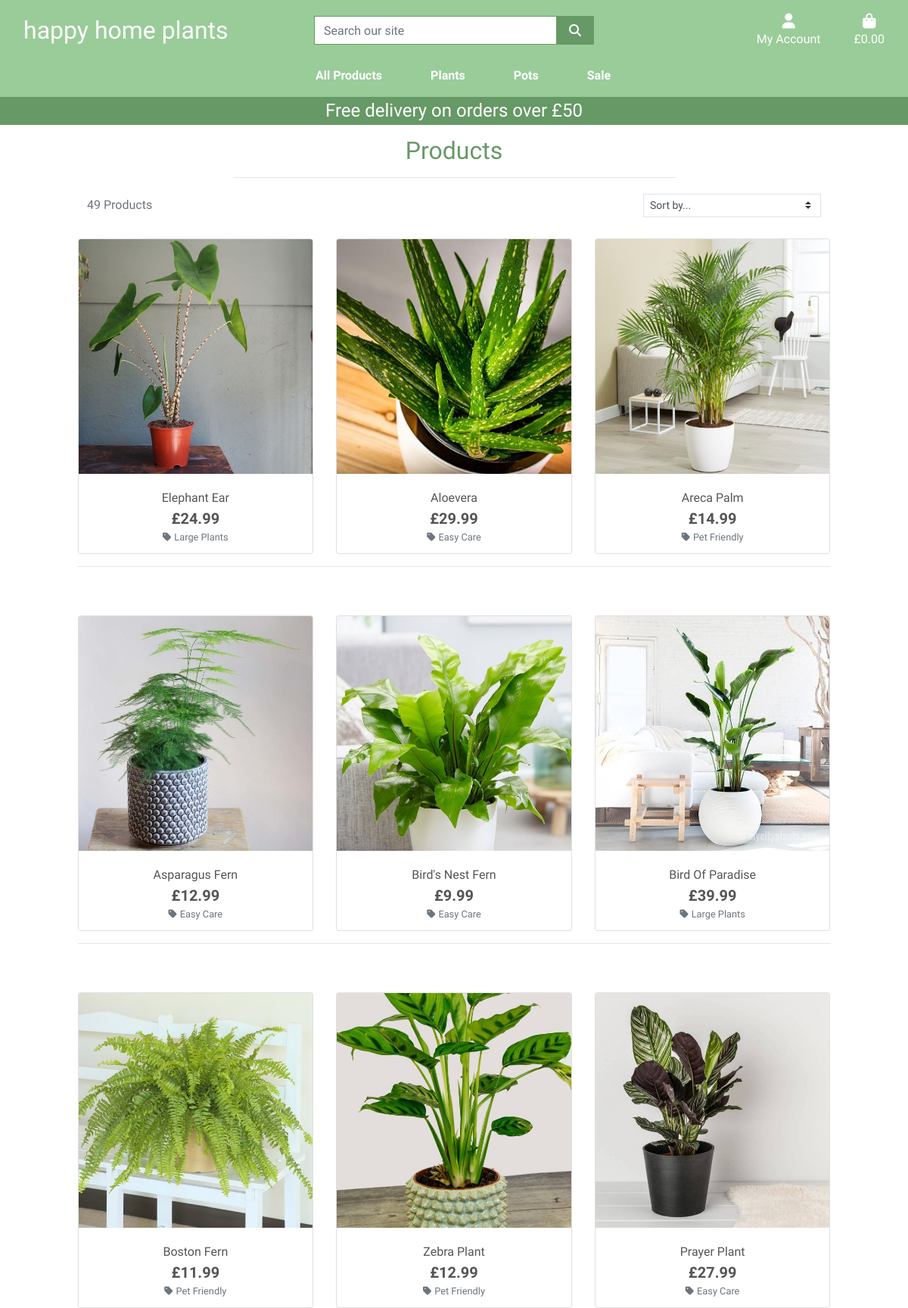
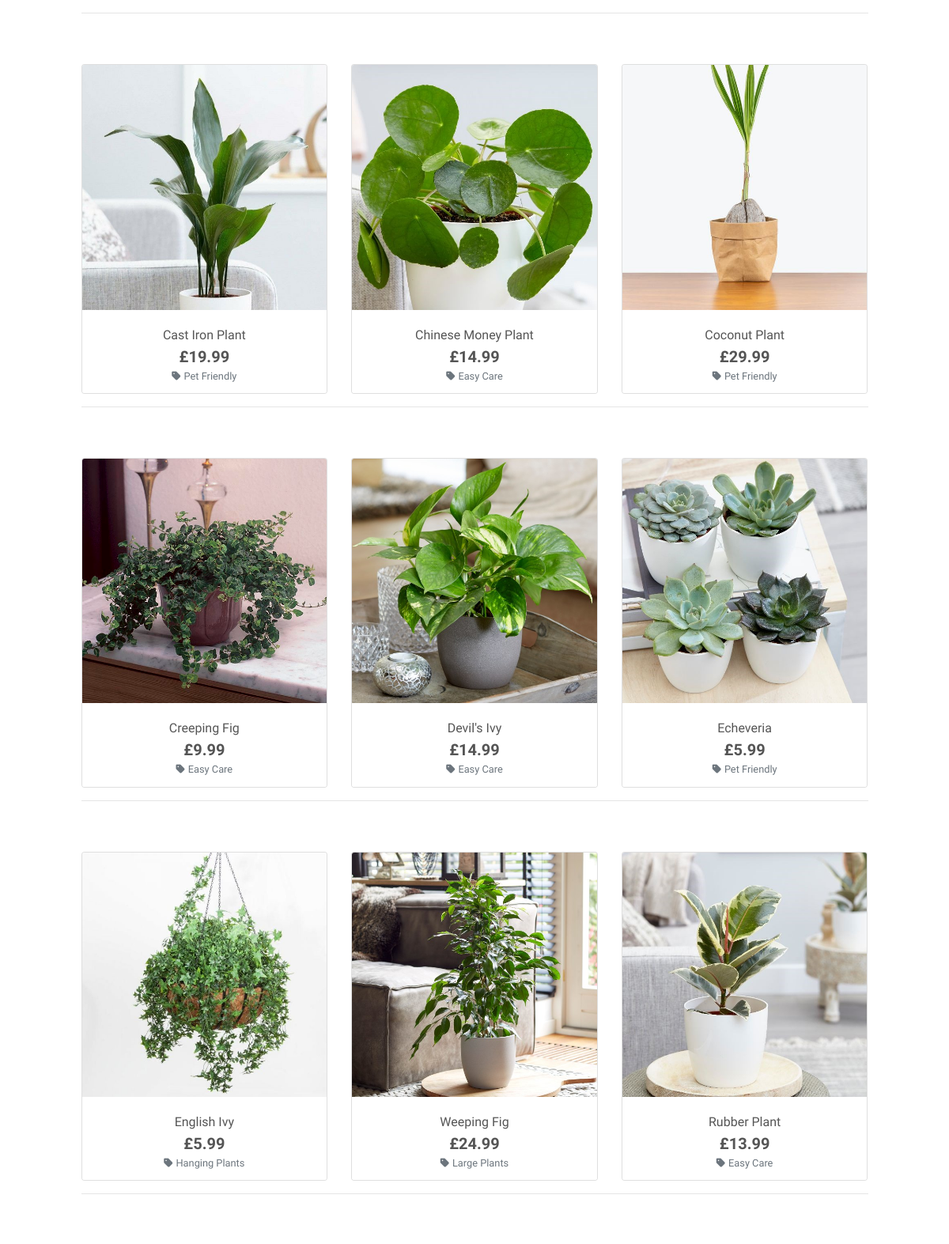
Screenshot of /products/ (upper part) with the database file from the repository (2 pictures, top to bottom).
### products/models.py (models this page shows, shortened)
class Product(models.Model):
    category = models.ForeignKey(
        'Category', null=True, blank=True, on_delete=models.SET_NULL)
    name = models.CharField(max_length=254)
    friendly_name = models.CharField(max_length=254, null=True, blank=True)
    alternate_name = models.CharField(max_length=254, blank=True)
    price = models.DecimalField(max_digits=6, decimal_places=2)
    description = models.TextField()
    image = models.ImageField(null=True, blank=True)
    image_url = models.URLField(max_length=1024, null=True, blank=True)
    height = models.CharField(max_length=4, null=True, blank=True)

class Category(models.Model):
    class Meta:
        verbose_name_plural = "Categories"
    name = models.CharField(max_length=254)
    friendly_name = models.CharField(max_length=254, null=True, blank=True)

### products/views.py (the view, shortened to what this page needs)
# urls.py: path('', views.all_products, name='products'),
def all_products(request):
    products = Product.objects.all()
    query = None
    categories = None
    sort = None
    direction = None
    current_sorting = f'{sort}_{direction}'
    context = {
        'products': products,
        'search_term': query,
        'current_categories': categories,
        'current_sorting': current_sorting,
    }
    return render(request, 'products/products.html', context)

### basket/contexts.py (called while the page is built, shortened)
def basket_contents(request):
    basket_items = []
    total = 0
    product_count = 0
    basket = request.session.get('basket', {})
    if total < settings.FREE_DELIVERY_THRESHOLD:
        delivery = total * Decimal(settings.STANDARD_DELIVERY_PERCENTAGE / 100)
        free_delivery_delta = settings.FREE_DELIVERY_THRESHOLD - total
    else:
        delivery = 0
        free_delivery_delta = 0
    grand_total = delivery + total
    context = {
        'basket_items': basket_items,
        'total': total,
        'product_count': product_count,
        'delivery': delivery,
        'free_delivery_delta': free_delivery_delta,
        'free_delivery_threshold': settings.FREE_DELIVERY_THRESHOLD,
        'grand_total': grand_total,
    }
    return context

### products/templates/products/products.html (shortened to what this page needs)
{% extends "base.html" %}
{% load static %}
{% block page_header %}
    <div class="container header-container">
    </div>
{% endblock %}
{% block content %}
    <div class="container-fluid">
        <div class="row">
            <div class="col text-center mt-3">
                <h2 class="text-darkgreen">
                    Products
                </h2>
                <hr class="w-50 mb-1">
            </div>
        </div>
        <div class="row">
            <div class="product-container col-10 offset-1">
                <div class="row mt-1 mb-2">
                    <div class="col-12 col-md-6 my-auto order-md-last d-flex justify-content-center justify-content-md-end">
                        <div class="sort-select-wrapper w-50">
                            <select id="sort-selector" class="custom-select custom-select-sm rounded-0 border border-{% if current_sorting != 'None_None' %}info{% else %}black{% endif %}">
                                <option value="reset" {% if current_sorting == 'None_None' %}selected{% endif %}>Sort by...</option>
                            </select>
                        </div>
                    </div>
                    <div class="col-12 col-md-6 order-md-first">
                        <p class="text-muted mt-3 text-center text-md-left">
                            {{ products|length }} Products{% if search_term %} found for <strong>"{{ search_term }}"</strong>{% endif %}
                        </p>
                    </div>
                </div>
            </div>
        <div class="row">
            <div class="product-container col-10 offset-1">
                    <div class="row">
                        {% for product in products %}
                            <div class="col-sm-6 col-md-6 col-lg-4">
                                <div class="card h-100 border-50">
                                    {% if product.image %}
                                    <a href="{% url 'product_detail' product.id %}">
                                        <img src="{{ product.image.url }}" alt="{{ product.name }}" class="card-img-top img-fluid">
                                    </a>
                                    {% else %}
                                    <a href="{% url 'product_detail' product.id %}">
                                        <img src="{{ MEDIA_URL }}noimage.png" alt="{{ product.name }}" class="card-img-top img-fluid">
                                    </a>
                                    {% endif %}
                                    <div class="card-body pb-0 text-center">
                                        <p class="mb-0">{{ product.friendly_name }}</p>
                                    </div>
                                    <div class="card-footer bg-white pt-0 border-0 text-center">
                                        <div class="row">
                                            <div class="col">
                                                <p class="lead mb-0 text-center font-weight-bold">£{{ product.price }}</p>
                                                {% if product.category %}
                                                <p class="small nt-1 mb-0">
                                                    <a href="{% url 'products' %}?category={{ product.category.name }}" class="text-muted">
                                                        <i class="fas fa-tag mr-1"></i>{{ product.category.friendly_name }}
                                                    </a>
                                                </p>
                                                {% endif %}
                                            </div>
                                        </div>
                                    </div>
                                </div>
                            </div>
                            {% if forloop.counter|divisibleby:3 %}
                                <div class="col-12 d-none d-lg-block d-xl-block mb-5">
                                    <hr>
                                </div>
                            {% endif %}
                        {% endfor %}
                    </div>
            </div>
        </div>
    </div>
</div>
{% endblock %}

### static/css/base.css (style rules this page uses)
html { height: 100%; }
body { background: url('/media/background-image-happy-home-plants.jpeg') no-repeat center center fixed; background-size: cover; height: calc(100vh - 164px); color: #555; font-family: 'Didact Gothic', sans-serif; }
.text-darkgreen { color: #669966; }
@media (min-width: 1200px) { .container { max-width: 80%; } }
@media (min-width: 992px) { .header-container { padding-top: 164px; } }

### rows the page displays
Product: image (picture), friendly_name "Elephant Ear", price "24.99", category.friendly_name "Large Plants"
Product: image (picture), friendly_name "Aloevera", price "29.99", category.friendly_name "Easy Care"
Product: image (picture), friendly_name "Areca Palm", price "14.99", category.friendly_name "Pet Friendly"
Product: image (picture), friendly_name "Asparagus Fern", price "12.99", category.friendly_name "Easy Care"
Product: image (picture), friendly_name "Bird's Nest Fern", price "9.99", category.friendly_name "Easy Care"
Product: image (picture), friendly_name "Bird Of Paradise", price "39.99", category.friendly_name "Large Plants"
Product: image (picture), friendly_name "Boston Fern", price "11.99", category.friendly_name "Pet Friendly"
Product: image (picture), friendly_name "Zebra Plant", price "12.99", category.friendly_name "Pet Friendly"
Product: image (picture), friendly_name "Prayer Plant", price "27.99", category.friendly_name "Easy Care"
Product: image (picture), friendly_name "Cast Iron Plant", price "19.99", category.friendly_name "Pet Friendly"
Product: image (picture), friendly_name "Chinese Money Plant", price "14.99", category.friendly_name "Easy Care"
Product: image (picture), friendly_name "Coconut Plant", price "29.99", category.friendly_name "Pet Friendly"
Product: image (picture), friendly_name "Creeping Fig", price "9.99", category.friendly_name "Easy Care"
Product: image (picture), friendly_name "Devil's Ivy", price "14.99", category.friendly_name "Easy Care"
Product: image (picture), friendly_name "Echeveria", price "5.99", category.friendly_name "Pet Friendly"
Product: image (picture), friendly_name "English Ivy", price "5.99", category.friendly_name "Hanging Plants"
Product: image (picture), friendly_name "Weeping Fig", price "24.99", category.friendly_name "Large Plants"
Product: image (picture), friendly_name "Rubber Plant", price "13.99", category.friendly_name "Easy Care"

### other values shown
{{ free_delivery_threshold }} "50"
{{ products|length }} "49"
